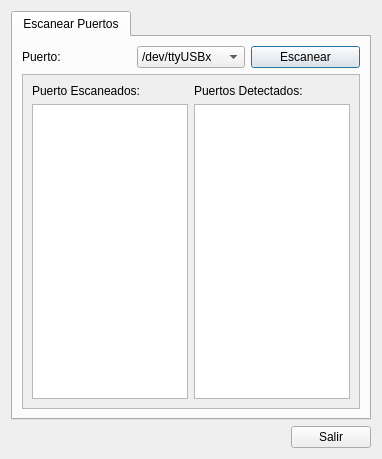
<?xml version="1.0" encoding="UTF-8"?>
<ui version="4.0">
 <class>Dialog</class>
 <widget class="QDialog" name="Dialog">
  <property name="geometry">
   <rect>
    <x>0</x>
    <y>0</y>
    <width>382</width>
    <height>459</height>
   </rect>
  </property>
  <property name="windowTitle">
   <string>ESCANER DE PUERTOS</string>
  </property>
  <layout class="QGridLayout" name="gridLayout">
   <item row="0" column="0" colspan="2">
    <widget class="QTabWidget" name="tabWidget">
     <property name="currentIndex">
      <number>0</number>
     </property>
     <widget class="QWidget" name="tab">
      <attribute name="title">
       <string>Escanear Puertos</string>
      </attribute>
      <layout class="QGridLayout" name="gridLayout_2">
       <item row="0" column="0">
        <widget class="QLabel" name="label">
         <property name="text">
          <string>Puerto:</string>
         </property>
        </widget>
       </item>
       <item row="0" column="1">
        <widget class="QComboBox" name="serialPortComboBox">
         <item>
          <property name="text">
           <string>/dev/ttyUSBx</string>
          </property>
         </item>
         <item>
          <property name="text">
           <string>/dev/ttySx</string>
          </property>
         </item>
        </widget>
       </item>
       <item row="0" column="2">
        <widget class="QPushButton" name="toggleButton">
         <property name="text">
          <string>Escanear</string>
         </property>
        </widget>
       </item>
       <item row="1" column="0" colspan="3">
        <widget class="QScrollArea" name="scrollArea">
         <property name="widgetResizable">
          <bool>true</bool>
         </property>
         <widget class="QWidget" name="scrollAreaWidgetContents">
          <property name="geometry">
           <rect>
            <x>0</x>
            <y>0</y>
            <width>340</width>
            <height>318</height>
           </rect>
          </property>
          <layout class="QGridLayout" name="gridLayout_3">
           <item row="0" column="0">
            <widget class="QLabel" name="label_2">
             <property name="text">
              <string>Puerto Escaneados:</string>
             </property>
            </widget>
           </item>
           <item row="0" column="1">
            <widget class="QLabel" name="label_3">
             <property name="text">
              <string>Puertos Detectados:</string>
             </property>
            </widget>
           </item>
           <item row="1" column="0">
            <widget class="QListWidget" name="scanSerialPortsListWidget"/>
           </item>
           <item row="1" column="1">
            <widget class="QListWidget" name="serialPortsListWidget"/>
           </item>
          </layout>
         </widget>
        </widget>
       </item>
      </layout>
     </widget>
    </widget>
   </item>
   <item row="1" column="0">
    <spacer name="horizontalSpacer_2">
     <property name="orientation">
      <enum>Qt::Horizontal</enum>
     </property>
     <property name="sizeHint" stdset="0">
      <size>
       <width>220</width>
       <height>20</height>
      </size>
     </property>
    </spacer>
   </item>
   <item row="1" column="1">
    <widget class="QPushButton" name="closeButton">
     <property name="text">
      <string>Salir</string>
     </property>
    </widget>
   </item>
  </layout>
 </widget>
 <resources/>
 <connections/>
</ui>
